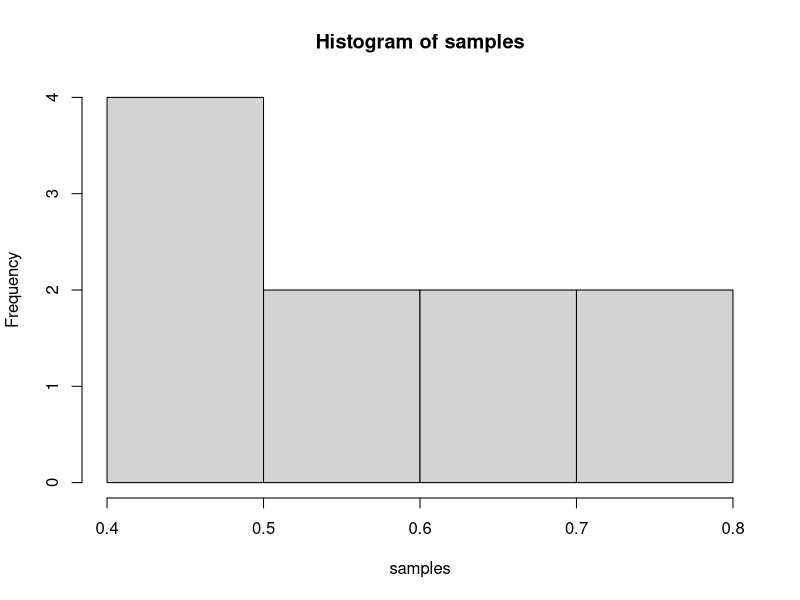

The R script that drew this image:
## ---- chunk 1
probability_success <- .5
population_size = 100
population <- c(
  rep(1, population_size*probability_success),
  rep(0, population_size*(1-probability_success))
)
## ---- chunk 2
samples = vector(length = 10) 
for(i in 1:length(samples)) {
  samples[[i]] = mean(sample(population, 10, replace = FALSE))
}
## ---- chunk 3
hist(samples)
